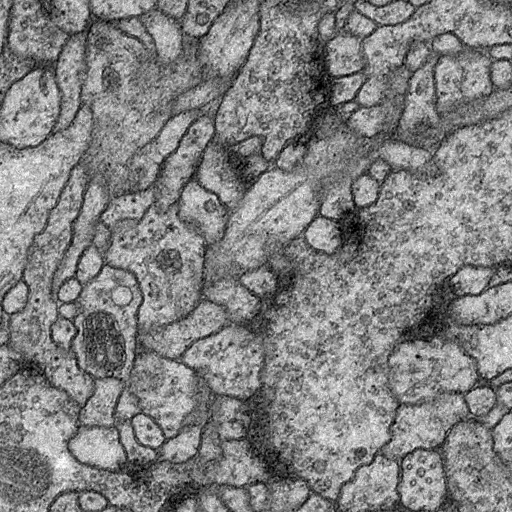
//> input picture Keras_unet/data/test/9.png, 512 x 512 px, given in place of 9.jpg, which was not available
$ ./源   (built with g++ and OpenCV 4)
//> lines starting //> are read from the running program, lines starting //| are printed output that depends on the picture; after the words box and inside, x2 and y2 are one past the last pixel; in counts of white or black regions, pixels touching at a corner belong together; pictures that were not available may be replaced by others from this repository, and a replacement may not be noted
#include "opencv2/opencv.hpp"
#include <iostream>
#include <vector>
#include <numeric>
#include <iterator>
#include <algorithm>
using namespace std;
using namespace cv;

Mat EntropySeg(Mat src);

int main(int argc, char* argv[])
{
	Mat srcImg = imread("9.jpg");
//> srcImg is the input picture: 512 rows x 512 cols, CV_8UC3; min 0, max 255, mean 129.8
	if (!srcImg.data)
	{
		cout << "图片未找到" << endl;
		return -1;
	}
	namedWindow("img", WINDOW_NORMAL);
	imshow("img", srcImg);
	cvResizeWindow("img", 500, 500); //创建一个500*500大小的窗口
	/*去除下面字体*/
	Mat dstImg;
	dstImg = srcImg.clone();
	for (int row = srcImg.rows - 100; row < srcImg.rows; row++)
	{
		for (int col = 0; col < srcImg.cols; col++)
		{
			dstImg.at<Vec3b>(row, col)[0] = 0;
			dstImg.at<Vec3b>(row, col)[1] = 0;
			dstImg.at<Vec3b>(row, col)[2] = 0;
		}
	}
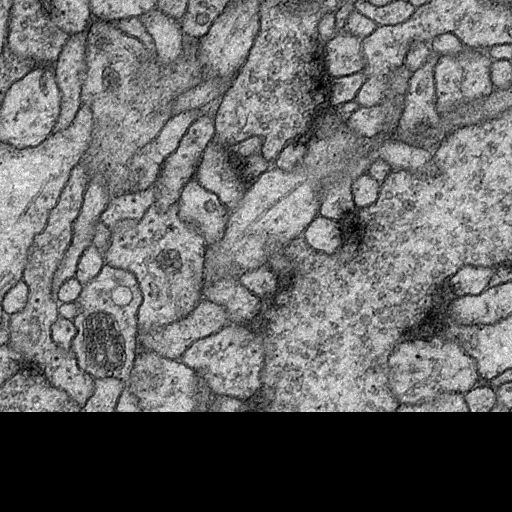
//> dstImg: 512 rows x 512 cols, CV_8UC3; 19.52% of pixels changed, all inside (x1, y1, x2, y2) = (0, 412, 512, 512)
	//Rect m_select;
	//m_select = Rect(0, 0, 1500, 1500);
	//dstImg = dstImg(m_select);     //截取部分图像
	Mat src_gray;
	cvtColor(dstImg, src_gray, CV_RGB2GRAY);//灰度转换
	Mat HistImg;
	equalizeHist(src_gray, HistImg);
	Mat medImg;
	medianBlur(HistImg, medImg, 9);
	Mat grad_x, grad_y;						  //Sobel算子锐化
	Mat abs_grad_x, abs_grad_y;
	Mat SobelImg;
	Sobel(medImg, grad_x, CV_16S, 1, 0, 3, 1, 1, BORDER_DEFAULT);
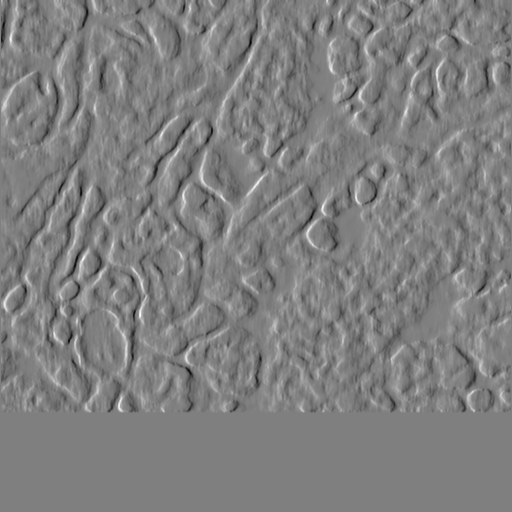
//> grad_x: 512 rows x 512 cols, CV_16SC1; min -484, max 484, mean 1; drawn with min black and max white
	convertScaleAbs(grad_x, abs_grad_x);
	Sobel(medImg, grad_y, CV_16S, 0, 1, 3, 1, 1, BORDER_DEFAULT);
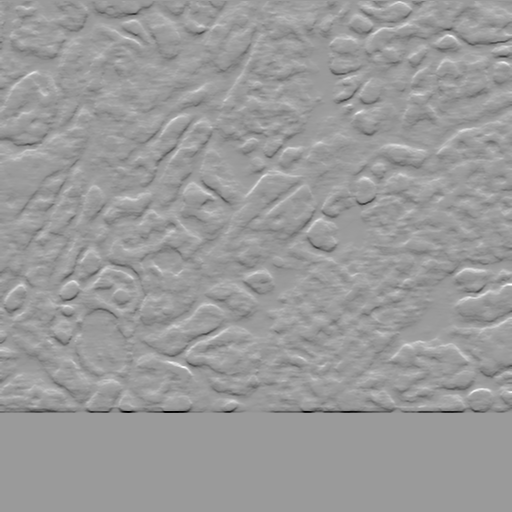
//> grad_y: 512 rows x 512 cols, CV_16SC1; min -866, max 561, mean -0.7; drawn with min black and max white
	convertScaleAbs(grad_y, abs_grad_y);
	addWeighted(abs_grad_x, 0.5, abs_grad_y, 0.5, 0, SobelImg);
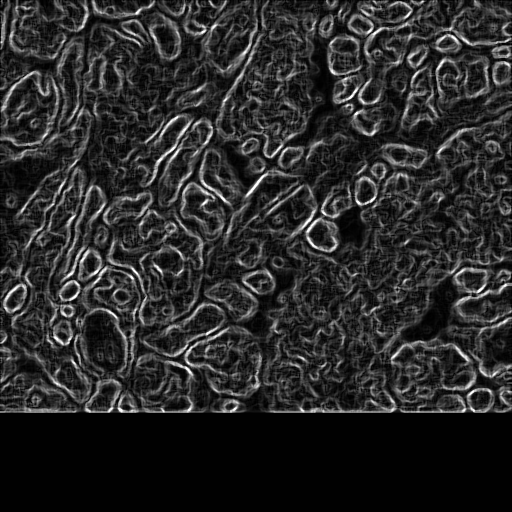
//> SobelImg: 512 rows x 512 cols, CV_8UC1; min 0, max 255, mean 41.7
	medImg = medImg - SobelImg;
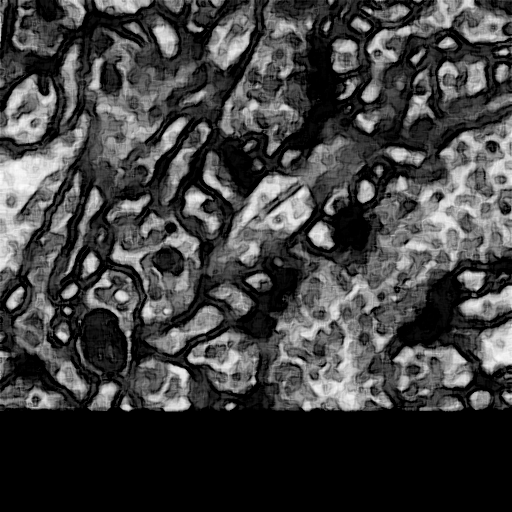
//> medImg: 512 rows x 512 cols, CV_8UC1; min 0, max 251, mean 64.8
	Mat KSWImg;
	KSWImg = EntropySeg(medImg);
//> the loop in EntropySeg, `for (int i = 0; i < src.rows; i++)` made 512 passes
//> TotalPixel on passes 1 to 3: 512, 1024, 1536
//> after the loop in EntropySeg, `for (int i = 0; i < src.rows; i++)`: TotalPixel = 262144; tbHist = 256 values, max 79260 at index 0, min 0 at index 252, mean 1024
//> the loop in EntropySeg, `for (int i = 0; i < 256; i++)` made 256 passes
//> (backTotal, Property, backEntropy, frontEntropy, maxEntropy) on passes 1 to 12: (0, 1.14e-05, 0, 4.37, 4.37), (79260, 1.64e-05, 0, 5.38, 5.38), (80284, 1.65e-05, 0.0683, 5.37, 5.44), (81303, 1.66e-05, 0.135, 5.37, 5.5), (82376, 1.67e-05, 0.203, 5.37, 5.57), (83449, 1.68e-05, 0.269, 5.36, 5.63), (84522, 1.69e-05, 0.333, 5.36, 5.69), (85567, 1.7e-05, 0.395, 5.35, 5.75), (86706, 1.71e-05, 0.46, 5.35, 5.81), (87753, 1.72e-05, 0.519, 5.34, 5.86), (88824, 1.73e-05, 0.578, 5.34, 5.92), (89900, 1.74e-05, 0.636, 5.33, 5.97)
//> after the loop in EntropySeg, `for (int i = 0; i < 256; i++)`: Property = 1.14e-05; backEntropy = 0; maxEntropy = 8.29; index = 144
//> in EntropySeg, `threshold(src, dst, index, 255, 0);`:
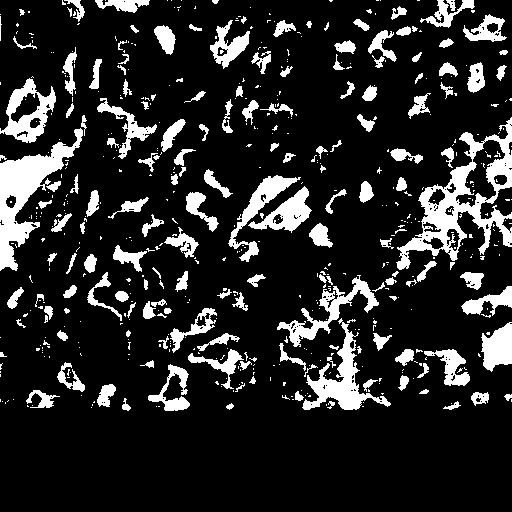
//> dst: 512 rows x 512 cols, CV_8UC1; 15.6% white; 584 white regions (417 under 20 px), largest, box (x1, y1, x2, y2) and area: (396, 117, 512, 270) 5000, (0, 128, 83, 271) 3743, (302, 318, 391, 410) 2145
	Mat openImg, closeImg;
	Mat element = getStructuringElement(MORPH_RECT, Size(6, 6));
	morphologyEx(KSWImg, openImg, MORPH_OPEN, element);  //开运算
//> openImg: 512 rows x 512 cols, CV_8UC1; 9.3% white; 113 white regions, largest, box (x1, y1, x2, y2) and area: (0, 144, 74, 270) 3516, (428, 164, 488, 243) 1648, (312, 334, 366, 411) 1606
	morphologyEx(openImg, closeImg, MORPH_CLOSE, element);  //闭运算
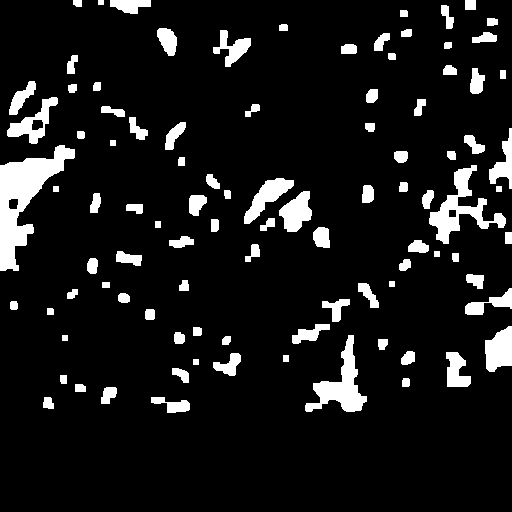
//> closeImg: 512 rows x 512 cols, CV_8UC1; 9.5% white; 97 white regions
	// 连通区域计数
	vector<vector<Point>> contours;
	findContours(closeImg, contours, CV_RETR_EXTERNAL, CHAIN_APPROX_SIMPLE);
//> contours = 97 contours; largest, box (x1, y1, x2, y2) and area: (0, 145, 75, 271) 3581, (429, 165, 506, 244) 1720, (305, 335, 367, 412) 1598, (485, 326, 512, 372) 871, (7, 97, 58, 144) 864

	vector<vector<Point> > contours_poly(contours.size()); //近似后的轮廓点集
//> contours_poly = 97 empty contours
	vector<Rect> boundRect(contours.size()); //包围点集的最小矩形vector
	vector<RotatedRect> box(contours.size()); //定义最小外接矩形集合
	//Mat markers = Mat::zeros(srcImg.size(), CV_8UC3);
	for (size_t t = 0; t < contours.size(); t++) {
		approxPolyDP(Mat(contours[t]), contours_poly[t], 3, true);      //对多边形曲线做适当近似，contours_poly[i]是输出的近似点集
		boundRect[t] = boundingRect(Mat(contours_poly[t]));         //计算并返回包围轮廓点集的最小矩形
		box[t] = minAreaRect(Mat(contours_poly[t]));  //计算每个轮廓最小外接矩形
	}
//> this loop made 97 passes
//> after the loop, contours_poly = 97 contours; largest, box (x1, y1, x2, y2) and area: (0, 145, 75, 271) 3600, (429, 165, 506, 244) 1782, (306, 335, 367, 412) 1697, (485, 326, 512, 372) 860, (7, 98, 58, 144) 834; boundRect = 97 Rects (x, y, width, height), first 8: [151, 397, 39, 16], [43, 397, 11, 12], [101, 387, 15, 17], [75, 384, 11, 8], [402, 378, 8, 9], [60, 375, 7, 9], [172, 368, 17, 15], [193, 359, 6, 6]; box = 97 RotatedRects (x, y, width, height, angle), first 8: [169.7, 405.1, 14.46, 39.27, -82.23], [48.5, 402.5, 10.05, 10.05, -84.29], [108, 395, 16, 14, -90], [80, 387.5, 7, 10, -90], [405.5, 382.4, 8.06, 6.08, -82.87], [63, 379, 8, 6, -90], [180.8, 373.4, 8.94, 20.57, -63.43], [195.5, 361.5, 5, 5, -90]
	// 画包围的矩形框
	int j = 0;
	Scalar color = Scalar(0, 0, 255);
	for (int i = 0; i< contours.size(); i++)
	{
		if (box[i].size.height / box[i].size.width < 4 && contourArea(contours[i]) < 50000 && contourArea(contours[i]) > 760 && box[i].size.height * box[i].size.width < contourArea(contours[i]) * 2)
		{
			rectangle(srcImg, boundRect[i].tl(), boundRect[i].br(), color, 5, 10, 0);              //画矩形，tl矩形左上角，br右上角
			j++;
		}
		// [5 lines of commented-out code are left out]
	}
//> after the loop, j = 3
	cout << "细胞总数" << j << endl;
//| 细胞总数3
	/// 显示在一个窗口
	namedWindow("Contours", WINDOW_NORMAL);
	imshow("Contours", srcImg);
	cvResizeWindow("Contours", 800, 800); //创建一个500*500大小的窗口
	imwrite("Contours.jpg", srcImg);
	waitKey(0);
	return 0;
}

/***************************************************************************************
Function: 最大熵分割算法
Input:    Mat 待分割的原图像
Output:   分割后图像
***************************************************************************************/
Mat EntropySeg(Mat src)
{
	int tbHist[256] = { 0 };                                          //每个像素值个数
	int index = 0;                                                  //最大熵对应的灰度
	double Property = 0.0;                                          //像素所占概率
	double maxEntropy = -1.0;                                       //最大熵
	double frontEntropy = 0.0;                                      //前景熵
	double backEntropy = 0.0;                                       //背景熵
	//纳入计算的总像素数
	int TotalPixel = 0;
	int nCol = src.cols * src.channels();                           //每行的像素个数
	for (int i = 0; i < src.rows; i++)
	{
		uchar* pData = src.ptr<uchar>(i);
		for (int j = 0; j < nCol; ++j)
		{
			++TotalPixel;
			tbHist[pData[j]] += 1;
		}
	}

	for (int i = 0; i < 256; i++)
	{
		//计算背景像素数
		double backTotal = 0;
		for (int j = 0; j < i; j++)
		{
			backTotal += tbHist[j];
		}

		//背景熵
		for (int j = 0; j < i; j++)
		{
			if (tbHist[j] != 0)
			{
				Property = tbHist[j] / backTotal;
				backEntropy += -Property * logf((float)Property);
			}
		}
		//前景熵
		for (int k = i; k < 256; k++)
		{
			if (tbHist[k] != 0)
			{
				Property = tbHist[k] / (TotalPixel - backTotal);
				frontEntropy += -Property * logf((float)Property);
			}
		}

		if (frontEntropy + backEntropy > maxEntropy)    //得到最大熵
		{
			maxEntropy = frontEntropy + backEntropy;
			index = i;
		}
		//清空本次计算熵值
		frontEntropy = 0.0;
		backEntropy = 0.0;
	}
	Mat dst;
	//index += 20;
	threshold(src, dst, index, 255, 0);             //进行阈值分割
	return dst.clone();
}

$ run again, with Keras_unet/data/test/10.png copied over Keras_unet/data/test/9.png
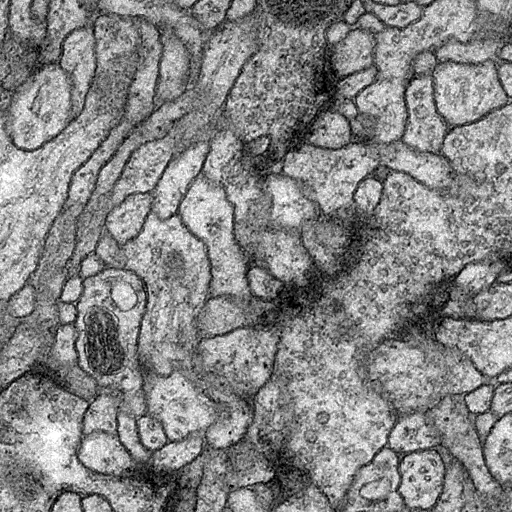
//> input picture Keras_unet/data/test/10.png, 512 x 512 px, given in place of 9.jpg, which was not available
//> srcImg is the input picture: 512 rows x 512 cols, CV_8UC3; min 0, max 255, mean 133.7
//> the loop in EntropySeg, `for (int i = 0; i < src.rows; i++)` made 512 passes
//> TotalPixel on passes 1 to 3: 512, 1024, 1536
//> after the loop in EntropySeg, `for (int i = 0; i < src.rows; i++)`: TotalPixel = 262144; tbHist = 256 values, max 77640 at index 0, min 0 at index 255, mean 1024
//> the loop in EntropySeg, `for (int i = 0; i < 256; i++)` made 256 passes
//> (backTotal, Property, backEntropy, frontEntropy, maxEntropy) on passes 1 to 8: (0, 7.63e-06, 0, 4.4, 4.4), (77640, 1.08e-05, 0, 5.39, 5.39), (78739, 1.09e-05, 0.0735, 5.39, 5.46), (79871, 1.1e-05, 0.147, 5.39, 5.53), (81001, 1.1e-05, 0.218, 5.38, 5.6), (82145, 1.11e-05, 0.289, 5.38, 5.67), (83313, 1.12e-05, 0.358, 5.37, 5.73), (84503, 1.13e-05, 0.427, 5.37, 5.8)
//> after the loop in EntropySeg, `for (int i = 0; i < 256; i++)`: Property = 7.63e-06; backEntropy = 0; maxEntropy = 8.33; index = 142
//> in EntropySeg, `threshold(src, dst, index, 255, 0);`:
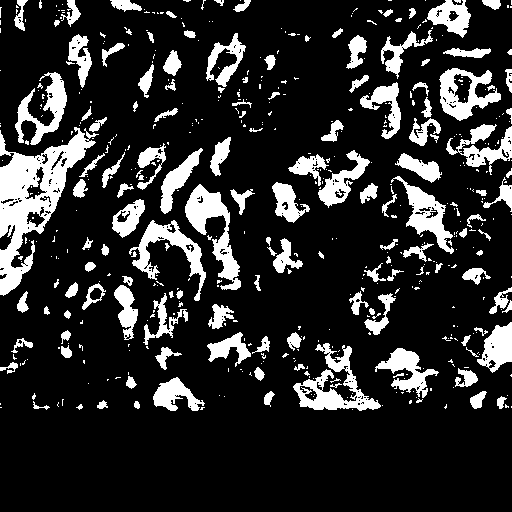
//> dst: 512 rows x 512 cols, CV_8UC1; 17.2% white; 520 white regions (378 under 20 px), largest, box (x1, y1, x2, y2) and area: (0, 127, 99, 296) 5816, (185, 184, 241, 290) 2072, (293, 343, 381, 411) 2053
//> openImg: 512 rows x 512 cols, CV_8UC1; 11.2% white; 109 white regions, largest, box (x1, y1, x2, y2) and area: (0, 200, 50, 296) 1941, (41, 134, 91, 207) 1397, (0, 155, 41, 202) 1375
//> closeImg: 512 rows x 512 cols, CV_8UC1; 11.6% white; 83 white regions
//> contours = 83 contours; largest, box (x1, y1, x2, y2) and area: (0, 135, 92, 297) 5370, (442, 70, 503, 122) 1167, (187, 188, 229, 234) 1100, (409, 188, 452, 250) 1083, (381, 350, 435, 392) 869
//> `vector<vector<Point> > contours_poly(contours.size());`: contours_poly = 83 empty contours
//> the loop `for (size_t t = 0; t < contours.size(); t++)` made 83 passes
//> after the loop `for (size_t t = 0; t < contours.size(); t++)`: contours_poly = 83 contours; largest, box (x1, y1, x2, y2) and area: (0, 135, 92, 297) 5433, (442, 70, 503, 122) 1190, (409, 188, 452, 250) 1176, (187, 188, 229, 234) 1045, (381, 350, 435, 392) 910; boundRect = 83 Rects (x, y, width, height), first 8: [499, 400, 7, 8], [473, 396, 12, 14], [266, 396, 8, 10], [302, 393, 78, 19], [307, 383, 12, 8], [129, 381, 8, 8], [156, 380, 44, 33], [349, 377, 10, 13]; box = 83 RotatedRects (x, y, width, height, angle), first 8: [502, 403.5, 7.78, 4.95, -81.87], [479.6, 402.8, 11.37, 11.57, -11.31], [269.5, 400.5, 10.3, 4.88, -77.47], [340.4, 401.6, 76.96, 17.95, -0.91], [312.5, 386.5, 7, 11, -90], [133, 384.1, 6.79, 7.07, -81.87], [177.5, 396, 32, 43, -90], [353.5, 383, 5.82, 13.82, -14.04]
//> the loop `for (int i = 0; i< contours.size(); i++)` made 83 passes
//> after the loop `for (int i = 0; i< contours.size(); i++)`:
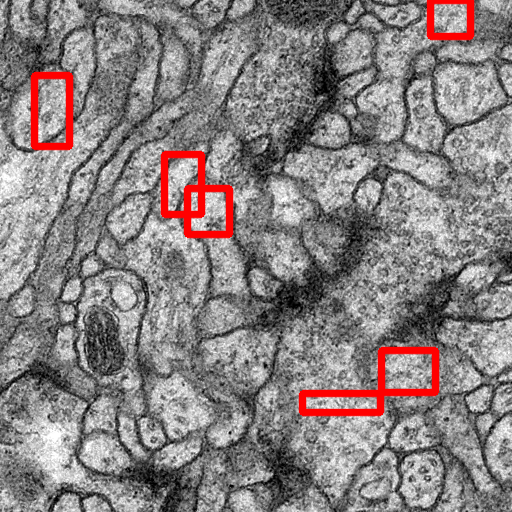
//> srcImg: 512 rows x 512 cols, CV_8UC3; mean B, G, R 129.2, 129.2, 136.8
//> after the loop `for (int i = 0; i< contours.size(); i++)`: j = 6
//| 细胞总数6
